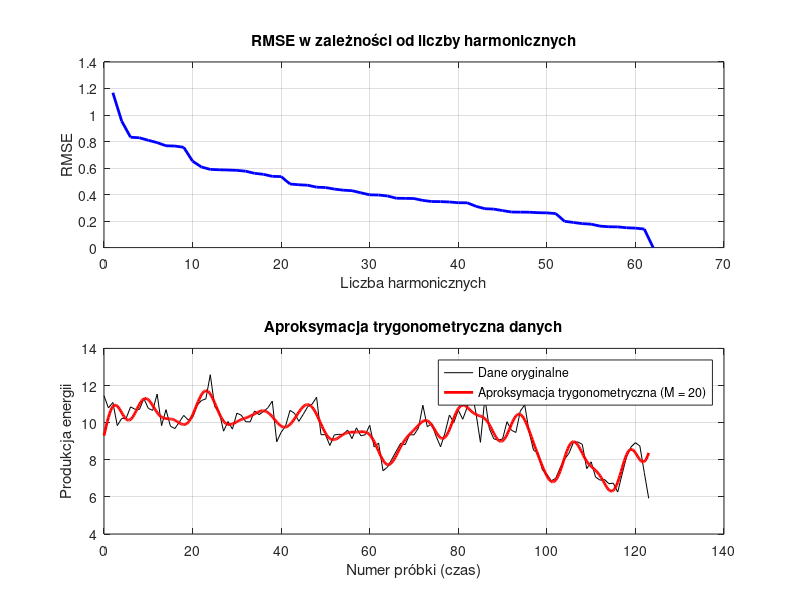

This figure's MATLAB source:
function [dates, y, M, a, b, x_fine, ya, rmse_values] = test_trigonometric_approximation()
% 1) Wyznacza pierwiastek błędu średniokwadratowego w zależności od liczby
%    harmonicznych zastosowanych w aproksymacji trygonometrycznej.
% 2) Wyznacza i przedstawia na wykresie aproksymację trygonometryczną.
% Dla kraju C oraz źródła energii S:
% dates - wektor energy_2025.C.S.Dates (daty pomiaru produkcji energii)
% y - wektor energy_2025.C.S.EnergyProduction (poziomy miesięcznych produkcji energii)
% M - liczba harmonicznych zastosowana w aproksymacji (dla wykresu)
% a - współczynniki amplitudowe funkcji cosinus
% b - współczynniki amplitudowe funkcji sinus
% x_fine - określa próbkowanie funkcji aproksymacyjnej.
% ya - wartości aproksymacji trygonometrycznej wyznaczone dla siatki punktów
%       określonej przez x_fine
% rmse_values(i,1) - RMSE wyznaczony dla wektora y i rezultatu aproksymacji
%       trygonometrycznej.

    M = 20; 

    load energy_2025

    dates = energy_2025.Poland.Coal.Dates; % TODO
    y = energy_2025.Poland.Coal.EnergyProduction; % TODO


    N = numel(y);
    x = (0:N-1)';  % oryginalna siatka
    k_max = floor(N/2);

    % Gęsta siatka do aproksymacji
    Mx = 4; % Mx = (x_fine(2)-x_fine(1)) / (x(2)-x(1))
    x_fine = linspace(0,N-1,Mx*(N-1)+1)';
    % x_fine = x;

    % FFT danych
    [a, b] = calculate_ab_from_DFT(y);
    
    % Aproksymacja dla ustalonej liczby harmonicznych
    % M = k_max;
    ya = trigonometric_approximation(x_fine, N, M, a, b);

    % RMSE: dane wejściowe vs. aproksymacja trygonometryczna
    rmse_values = zeros(k_max,1);
    for k = 1:k_max
        ya4rmse = trigonometric_approximation(x, N, k, a, b);
        rmse_values(k) = sqrt(mean((y - ya4rmse).^2));
    end

    % Wykresy
    subplot(2,1,1);
    plot(1:k_max, rmse_values, 'b-', 'LineWidth', 2);
    title('RMSE w zależności od liczby harmonicznych');
    xlabel('Liczba harmonicznych');
    ylabel('RMSE');
    grid on;

    subplot(2,1,2);
    plot(x, y, 'k-', 'DisplayName', 'Dane oryginalne');
    hold on;
    plot(x_fine, ya, 'r-', 'LineWidth', 2, 'DisplayName', sprintf('Aproksymacja trygonometryczna (M = %d)', M));
    title('Aproksymacja trygonometryczna danych');
    xlabel('Numer próbki (czas)');
    ylabel('Produkcja energii');
    legend('show');
    grid on;
    saveas(gcf,"zadanie5.png");
end

function ya = trigonometric_approximation(x_fine, N, M, a, b)
    % Wyznacza wartość aproksymacji trygonometrycznej.
    % x_fine - określa próbkowanie funkcji aproksymacyjnej.
    % N - liczba danych wejściowych
    % M - liczba harmonicznych zastosowana do trygonomicznej aproksymacji
    % a - współczynniki amplitudowe funkcji cosinus
    % b - współczynniki amplitudowe funkcji sinus
    if(N==0)
        ya = [];
        return;
    end


    k_max = length(a) - 1;
    ya = zeros(length(x_fine), 1);

    ya = ya + a(1);  % składowa stała

    if(M>k_max)
        M = k_max;
    end

    for n = 1:M
        % TODO:
        ya = ya + a(n+1)*cos(2*pi*n*x_fine/N) + b(n+1)*sin(2*pi*n*x_fine/N);
    end
end


function [a, b] = calculate_ab_from_DFT(x)
    if(length(x)==0)
        a = [];
        b = [];
        return
    end
    N = length(x);
    Y = fft(x);
    k_max = floor(N/2);  % całkowita liczba harmonicznych

    a = zeros(k_max+1, 1);
    b = zeros(k_max+1, 1);

    % Składowa stała
    a(1) = real(Y(1)) / N;

    for n = 1:k_max
        idx = n + 1;

        % Sprawdzenie, czy to częstotliwość Nyquista
        is_nyquist = (mod(N,2) == 0) && (n == N/2);

        if is_nyquist
            a(idx) = real(Y(n+1)) / N;
            b(idx) = 0;
        else
            a(idx) = 2 * real(Y(n+1)) / N;
            b(idx) = -2 * imag(Y(n+1)) / N;
        end
    end
end